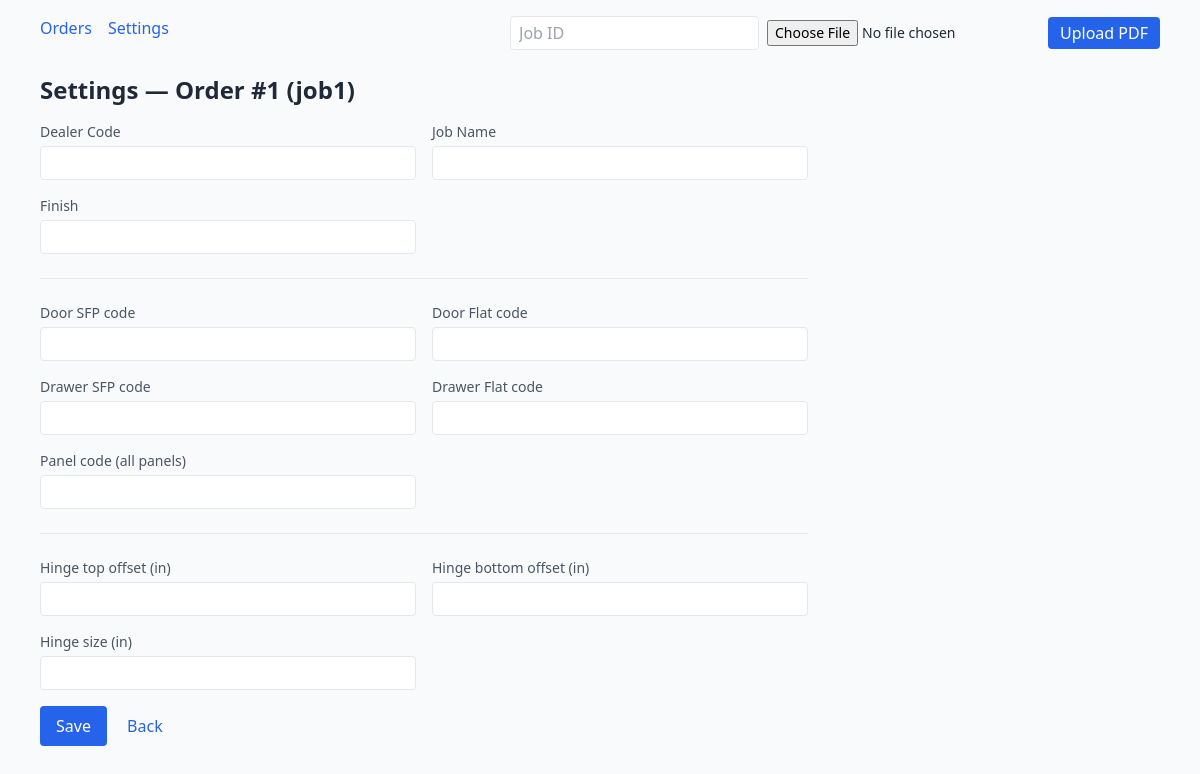
The app's page /orders/1/settings, older data.
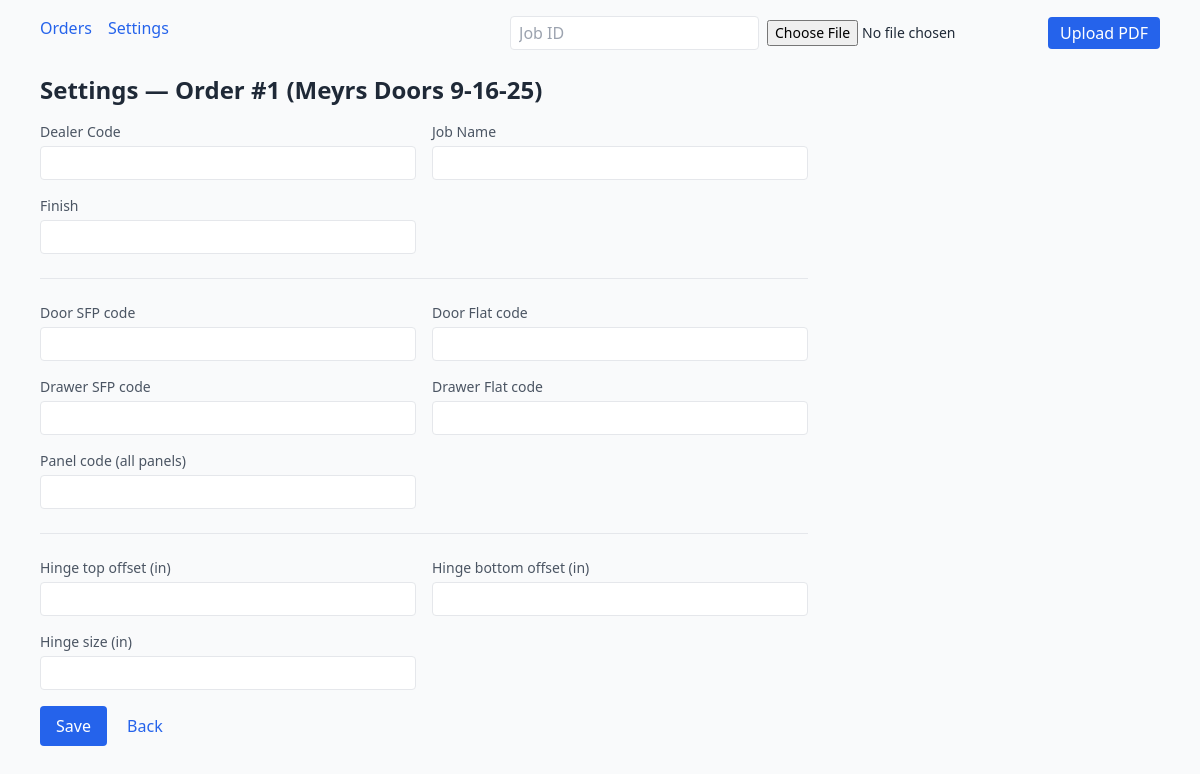
The same page, newer data.
### db.py (models this page shows)
class Base(DeclarativeBase):
    pass

class Order(Base):
    __tablename__ = "orders"
    id: Mapped[int] = mapped_column(Integer, primary_key=True)
    job_id: Mapped[str] = mapped_column(String(120))
    created_at: Mapped[datetime] = mapped_column(DateTime, default=datetime.utcnow)
    dealer_code: Mapped[str | None] = mapped_column(String(120), default=None)
    job_name:   Mapped[str | None] = mapped_column(String(200), default=None)
    finish:     Mapped[str | None] = mapped_column(String(120), default=None)
    style_door_sfp:    Mapped[str | None] = mapped_column(String(120), default=None)
    style_door_flat:   Mapped[str | None] = mapped_column(String(120), default=None)
    style_drawer_sfp:  Mapped[str | None] = mapped_column(String(120), default=None)
    style_drawer_flat: Mapped[str | None] = mapped_column(String(120), default=None)
    style_panel_code:  Mapped[str | None] = mapped_column(String(120), default=None)  # one code for all panels
    hinge_top_offset_in:    Mapped[str | None] = mapped_column(String(20), default=None)
    hinge_bottom_offset_in: Mapped[str | None] = mapped_column(String(20), default=None)
    hinge_size_in:          Mapped[str | None] = mapped_column(String(20), default=None)
    items: Mapped[list["Item"]] = relationship(back_populates="order", cascade="all, delete-orphan")

### app.py (the view)
@app.get("/orders/{order_id}/settings", response_class=HTMLResponse)
def order_settings_get(request: Request, order_id: int):
    with Session(engine) as s:
        o = s.get(Order, order_id)
        if not o: raise HTTPException(404)
        return templates.TemplateResponse("settings.html", {"request": request, "order": o})

### templates/settings.html
{% extends "base.html" %}
{% block content %}
<h1 class="text-2xl font-semibold mb-4">Settings — Order #{{ order.id }} ({{ order.job_id }})</h1>
<form method="post" class="grid grid-cols-1 md:grid-cols-2 gap-4 max-w-3xl">
  <div>
    <label class="block text-sm text-gray-600 mb-1">Dealer Code</label>
    <input name="dealer_code" value="{{ order.dealer_code or '' }}" class="border rounded px-2 py-1 w-full">
  </div>
  <div>
    <label class="block text-sm text-gray-600 mb-1">Job Name</label>
    <input name="job_name" value="{{ order.job_name or '' }}" class="border rounded px-2 py-1 w-full">
  </div>
  <div>
    <label class="block text-sm text-gray-600 mb-1">Finish</label>
    <input name="finish" value="{{ order.finish or '' }}" class="border rounded px-2 py-1 w-full">
  </div>
  <div class="md:col-span-2 border-t my-2"></div>
  <div>
    <label class="block text-sm text-gray-600 mb-1">Door SFP code</label>
    <input name="style_door_sfp" value="{{ order.style_door_sfp or '' }}" class="border rounded px-2 py-1 w-full">
  </div>
  <div>
    <label class="block text-sm text-gray-600 mb-1">Door Flat code</label>
    <input name="style_door_flat" value="{{ order.style_door_flat or '' }}" class="border rounded px-2 py-1 w-full">
  </div>
  <div>
    <label class="block text-sm text-gray-600 mb-1">Drawer SFP code</label>
    <input name="style_drawer_sfp" value="{{ order.style_drawer_sfp or '' }}" class="border rounded px-2 py-1 w-full">
  </div>
  <div>
    <label class="block text-sm text-gray-600 mb-1">Drawer Flat code</label>
    <input name="style_drawer_flat" value="{{ order.style_drawer_flat or '' }}" class="border rounded px-2 py-1 w-full">
  </div>
  <div>
    <label class="block text-sm text-gray-600 mb-1">Panel code (all panels)</label>
    <input name="style_panel_code" value="{{ order.style_panel_code or '' }}" class="border rounded px-2 py-1 w-full">
  </div>
  <div class="md:col-span-2 border-t my-2"></div>
  <div>
    <label class="block text-sm text-gray-600 mb-1">Hinge top offset (in)</label>
    <input name="hinge_top_offset_in" value="{{ order.hinge_top_offset_in or '' }}"
      class="border rounded px-2 py-1 w-full">
  </div>
  <div>
    <label class="block text-sm text-gray-600 mb-1">Hinge bottom offset (in)</label>
    <input name="hinge_bottom_offset_in" value="{{ order.hinge_bottom_offset_in or '' }}"
      class="border rounded px-2 py-1 w-full">
  </div>
  <div>
    <label class="block text-sm text-gray-600 mb-1">Hinge size (in)</label>
    <input name="hinge_size_in" value="{{ order.hinge_size_in or '' }}" class="border rounded px-2 py-1 w-full">
  </div>
  <div class="md:col-span-2">
    <button class="bg-blue-600 text-white px-4 py-2 rounded">Save</button>
    <a class="ml-4 text-blue-600" href="/orders/{{ order.id }}">Back</a>
  </div>
</form>
{% endblock %}

Row changes from the older to the newer data that the page shows:
changed Order id 1: job_id "job1" → "Meyrs Doors 9-16-25"
